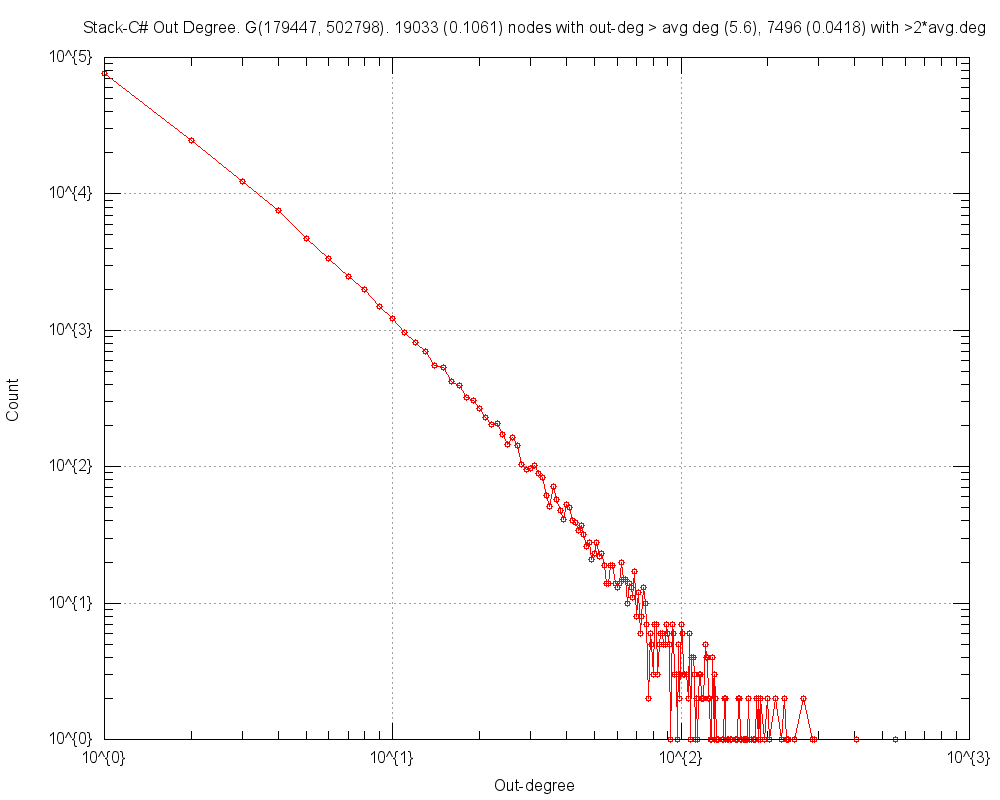

The script that saved this image:
#
# Stack-C# Out Degree. G(179447, 502798). 19033 (0.1061) nodes with out-deg > avg deg (5.6), 7496 (0.0418) with >2*avg.deg (Sat May 21 19:59:56 2016)
#

set title "Stack-C# Out Degree. G(179447, 502798). 19033 (0.1061) nodes with out-deg > avg deg (5.6), 7496 (0.0418) with >2*avg.deg"
set key bottom right
set logscale xy 10
set format x "10^{%L}"
set mxtics 10
set format y "10^{%L}"
set mytics 10
set grid
set xlabel "Out-degree"
set ylabel "Count"
set tics scale 2
set terminal png size 1000,800
set output 'outDeg.Stack-C#.png'
plot 	"outDeg.Stack-C#.tab" using 1:2 title "" with linespoints pt 6
